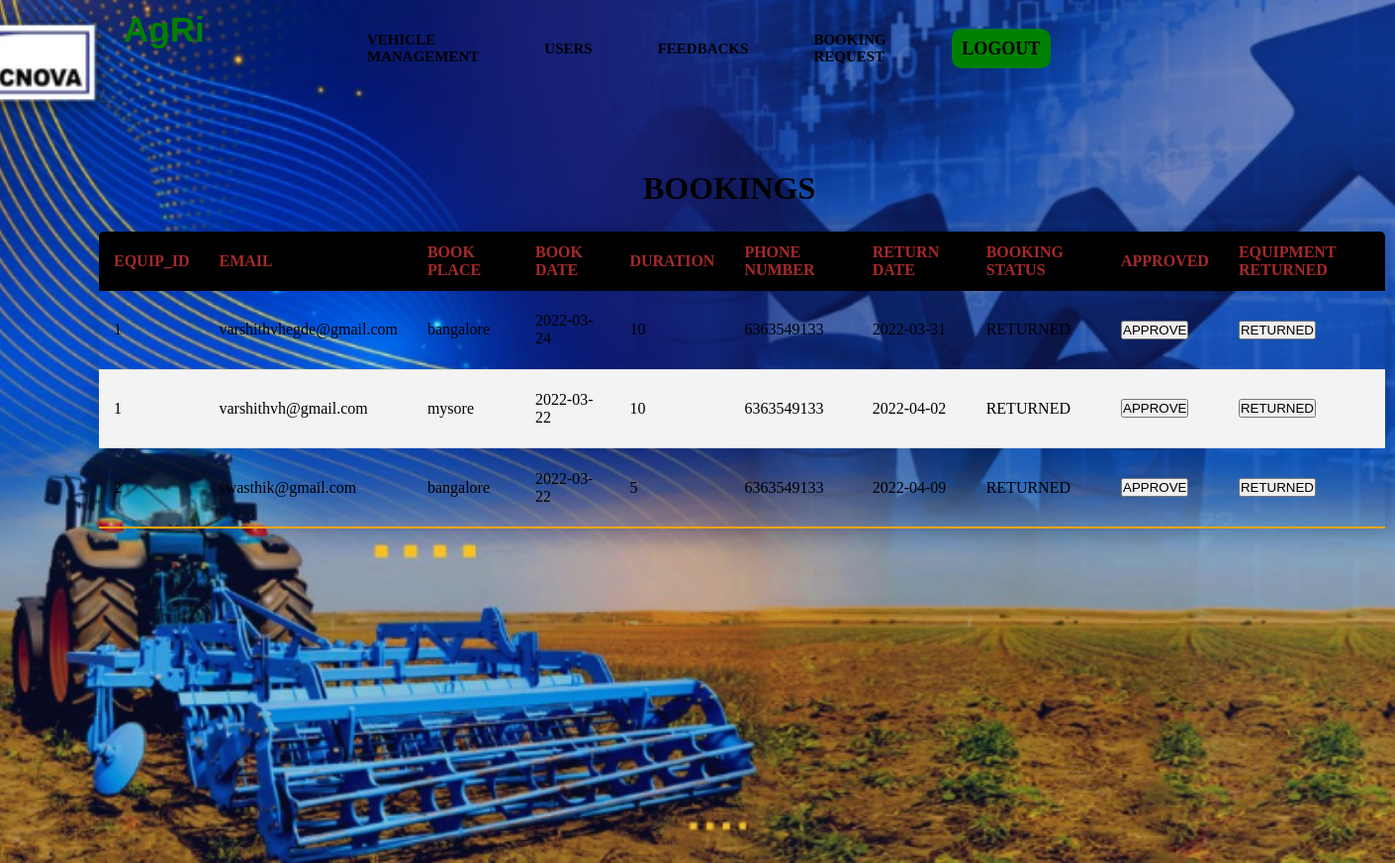
/adminbook.php, run on the app's committed database.
### tables this page shows
CREATE TABLE `booking` (
  `BOOK_ID` int(11) NOT NULL,
  `EQUIP_ID` int(11) NOT NULL,
  `EMAIL` varchar(255) NOT NULL,
  `BOOK_PLACE` varchar(255) NOT NULL,
  `BOOK_DATE` date NOT NULL,
  `DURATION` int(11) NOT NULL,
  `PHONE_NUMBER` bigint(20) NOT NULL,
  `RETURN_DATE` date NOT NULL,
  `PRICE` int(11) NOT NULL,
  `BOOK_STATUS` varchar(255) NOT NULL DEFAULT 'UNDER PROCESSING'
);

### adminbook.php (the view, shortened to what this page needs)
<!DOCTYPE html>
<html lang="en">
<head>
</head>
<body>
<?php
require_once('connection.php');
$query="SELECT *from booking ORDER BY BOOK_ID DESC";
$queryy=mysqli_query($con,$query);
?>
<div class="hai">
        <div class="navbar">
            <div class="icon">
                <h2 class="logo">AgRi</h2>
            </div>
            <div class="menu">
                <ul>
                    <li><a href="adminequip.php">VEHICLE MANAGEMENT</a></li>
                    <li><a href="adminusers.php">USERS</a></li>
                    <li><a href="admindash.php">FEEDBACKS</a></li>
                    <li><a href="adminbook.php">BOOKING REQUEST</a></li>
                  <li> <button class="nn"><a href="index.php">LOGOUT</a></button></li>
                </ul>
            </div>
         </div>
         </div>
        <div>
            <h1 class="header">BOOKINGS</h1>
            <div>
                <div>
                    <table class="content-table">
                <thead>
                    <tr>
                        <th>EQUIP_ID</th>
                        <th>EMAIL</th>
                        <th>BOOK PLACE</th>
                        <th>BOOK DATE</th>
                        <th>DURATION</th>
                        <th>PHONE NUMBER</th>
                        <th>RETURN DATE</th>
                        <th>BOOKING STATUS</th>
                        <th>APPROVED</th>
                        <th>EQUIPMENT RETURNED</th>
                    </tr>
                </thead>
                <tbody>
                <?php
                while($res=mysqli_fetch_array($queryy)){
                ?>
                <tr  class="active-row">
                    <td><?php echo $res['EQUIP_ID'];?></php></td>
                    <td><?php echo $res['EMAIL'];?></php></td>
                    <td><?php echo $res['BOOK_PLACE'];?></php></td>
                    <td><?php echo $res['BOOK_DATE'];?></php></td>
                    <td><?php echo $res['DURATION'];?></php></td>
                    <td><?php echo $res['PHONE_NUMBER'];?></php></td>
                    <td><?php echo $res['RETURN_DATE'];?></php></td>
                    <td><?php echo $res['BOOK_STATUS'];?></php></td>
                    <td><button type="submit"  class="but"  name="approve"><a href="approve.php?id=<?php echo $res['BOOK_ID']?>">APPROVE</a></button></td>
                    <td><button type="submit" class="but" name="approve"><a href="adminreturn.php?id=<?php echo $res['EQUIP_ID']?>&bookid=<?php echo $res['BOOK_ID']?>">RETURNED</a></button></td>
                </tr>
               <?php } ?>
                </tbody>
                </table>
                </div>
            </div>
        </div>
</body>
</html>

### adminbook.php (style rules this page uses)
* { margin: 0; padding: 0; }
.hai { width: 100%; background: linear-gradient(to top, rgba(0,0,0,0) 50%, rgba(0,0,0,0) 50%), url("../images/main.png"); background-position: center; background-size: cover; height: 109vh; animation: infiniteScrollBg 50s linear infinite; }
.navbar { width: 1200px; height: 75px; margin: auto; }
.icon { width:200px; float: left; height : 70px; }
.logo { color: green; font-size: 35px; font-family: Arial; padding-left: 20px; float:left; padding-top: 10px; }
.menu { width: 400px; float: left; height: 70px; }
ul { float: left; display: flex; justify-content: center; align-items: center; }
ul li { list-style: none; margin-left: 66px; margin-top: 29px; font-size: 15px; }
ul li a { text-decoration: none; color: black; font-family: Times New Roman ; font-weight: bold; transition: 0.4s ease-in-out; }
.content-table { border-collapse: collapse; font-size: 1em; border-radius: 5px 5px 0 0; overflow: hidden; box-shadow:0 0 20px rgba(0,0,0,0.15); margin-left : 100px ; margin-top: 25px; width: 1300px; height: 300px; }
.content-table thead tr { background-color: black; color: brown; text-align: left; }
.content-table th, .content-table td { padding: 12px 15px; }
.content-table tbody tr { border-bottom: 1px solid #dddddd; }
.content-table tbody tr:nth-of-type(even) { background-color: #f3f3f3; }
.content-table tbody tr:last-of-type { border-bottom: 2px solid orange; }
.header { margin-top: -700px; margin-left: 650px; }
.nn { width:100px; background: green; border:none; height: 40px; font-size: 18px; border-radius: 10px; cursor: pointer; color:white; transition: 0.4s ease; }
.nn a { text-decoration: none; color: black; font-weight: bold; }
.but a { text-decoration: none; color: black; }

### data on the page
booking: EQUIP_ID "1", EMAIL "varshithvhegde@gmail.com", BOOK_PLACE "bangalore", BOOK_DATE "2022-03-24", DURATION "10", PHONE_NUMBER "6363549133", RETURN_DATE "2022-03-31", BOOK_STATUS "RETURNED"
booking: EQUIP_ID "1", EMAIL "varshithvh@gmail.com", BOOK_PLACE "mysore", BOOK_DATE "2022-03-22", DURATION "10", PHONE_NUMBER "6363549133", RETURN_DATE "2022-04-02", BOOK_STATUS "RETURNED"
booking: EQUIP_ID "2", EMAIL "swasthik@gmail.com", BOOK_PLACE "bangalore", BOOK_DATE "2022-03-22", DURATION "5", PHONE_NUMBER "6363549133", RETURN_DATE "2022-04-09", BOOK_STATUS "RETURNED"
